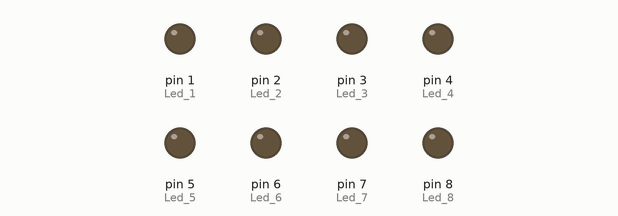
Recording of a sketch running on a simulated Arduino Uno, built with avr-gcc and run on an emulated ATmega328P. Shown: output pins drawn as LEDs (lit = HIGH).

Above: at 0.12 s.
At 1.37 s:
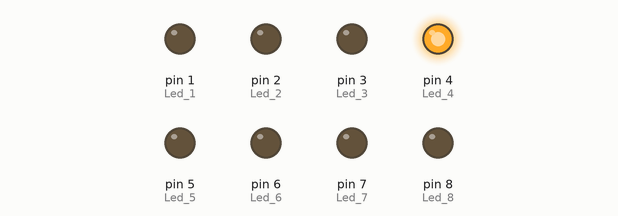
At 2.87 s:
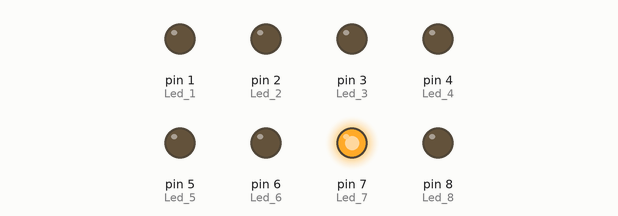
At 4.37 s:
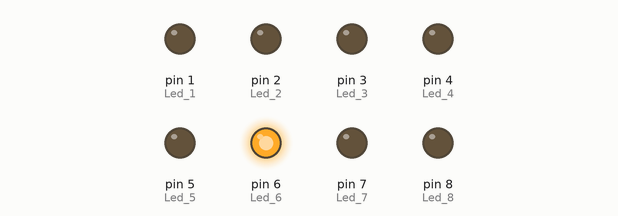
At 6.37 s:
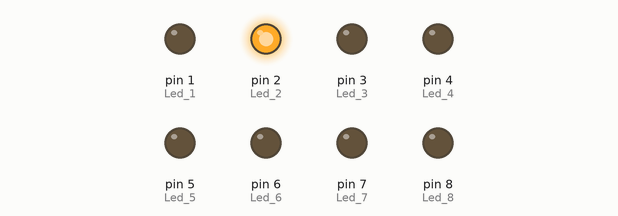
At 8.87 s:
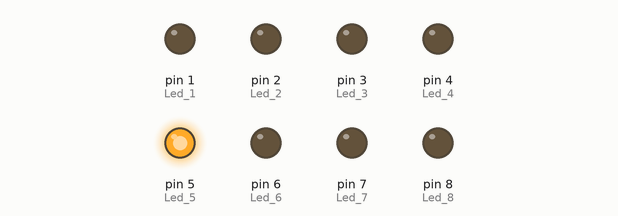
Timing chart, 0 to 9.2 s (numbered marks = the images above):
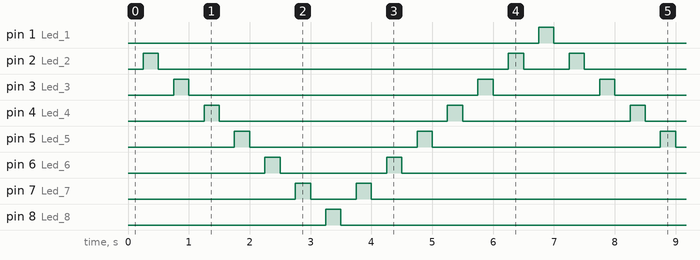

The sketch:

SA2_SuperMaquina.ino
```cpp
void setup() {
  pinMode (8, OUTPUT); // Led_8
  pinMode (7, OUTPUT); // Led_7
  pinMode (6, OUTPUT); // Led_6
  pinMode (5, OUTPUT); // Led_5
  pinMode (4, OUTPUT); // Led_4
  pinMode (3, OUTPUT); // Led_3
  pinMode (2, OUTPUT); // Led_2
  pinMode (1, OUTPUT); // Led_1
}

void loop() {

  digitalWrite (1, LOW);
  delay (250);
  digitalWrite (2, HIGH);
  delay (250);
  digitalWrite (2, LOW);
  delay (250);
  digitalWrite (3, HIGH);
  delay (250);
  digitalWrite (3, LOW);
  delay (250);
  digitalWrite (4, HIGH);
  delay (250);
  digitalWrite (4, LOW);
  delay (250);
  digitalWrite (5, HIGH);
  delay (250);
  digitalWrite (5, LOW);
  delay (250);
  digitalWrite (6, HIGH);
  delay (250);
  digitalWrite (6, LOW);
  delay (250);
  digitalWrite (7, HIGH);
  delay (250);
  digitalWrite (7, LOW);
  delay (250);
  digitalWrite (8, HIGH);
  delay (250);
  digitalWrite (8, LOW);
  delay (250);
  digitalWrite (7, HIGH);
  delay (250);
  digitalWrite (7, LOW);
  delay (250);
  digitalWrite (6, HIGH);
  delay (250);
  digitalWrite (6, LOW);
  delay (250);
  digitalWrite (5, HIGH);
  delay (250);
  digitalWrite (5, LOW);
  delay (250);
  digitalWrite (4, HIGH);
  delay (250);
  digitalWrite (4, LOW);
  delay (250);
  digitalWrite (3, HIGH);
  delay (250);
  digitalWrite (3, LOW);
  delay (250);
  digitalWrite (2, HIGH);
  delay (250);
  digitalWrite (2, LOW);
  delay (250);
  digitalWrite (1, HIGH);
  delay (250);
}
```

Measured:
- by itself, pin 1 (Led_1), pin 8 (Led_8): alternates HIGH for 0.25 s and LOW for 6.8 s
- by itself, pin 2 (Led_2): repeats every 7.0 s: LOW 5.8 s, HIGH 0.25 s, LOW 0.75 s, HIGH 0.25 s
- by itself, pin 3 (Led_3): repeats every 7.0 s: LOW 4.8 s, HIGH 0.25 s, LOW 1.8 s, HIGH 0.25 s
- by itself, pin 4 (Led_4): repeats every 7.0 s: LOW 3.8 s, HIGH 0.25 s, LOW 2.8 s, HIGH 0.25 s
- by itself, pin 5 (Led_5): repeats every 7.0 s: LOW 2.8 s, HIGH 0.25 s, LOW 3.8 s, HIGH 0.25 s
- by itself, pin 6 (Led_6): repeats every 7.0 s: LOW 1.8 s, HIGH 0.25 s, LOW 4.8 s, HIGH 0.25 s
- by itself, pin 7 (Led_7): repeats every 7.0 s: LOW 0.75 s, HIGH 0.25 s, LOW 5.8 s, HIGH 0.25 s
